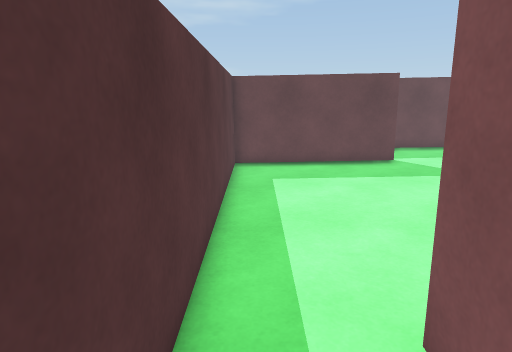
View 1 (above)

18 first-person views from a walk through a 3-D level made in the Unity game engine. The camera is 1.5 m above the floor, tilts 12° down and sees 75° across. The floor is counted in squares, 0.5 m on a side. Each view is taken from the middle of a square. On the plan, view 1 faces up. The plan holds only what a view shows up to about 20 squares ahead; the rest is blank.

View 2
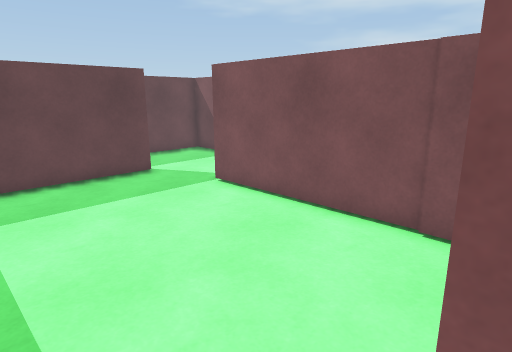

View 3
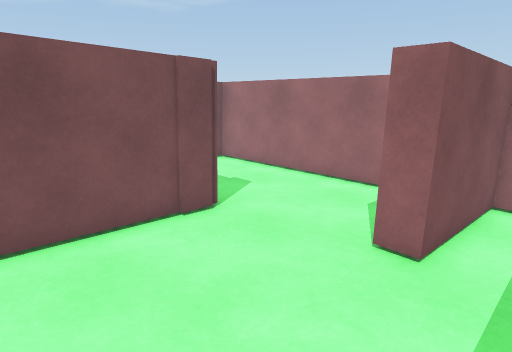

View 4
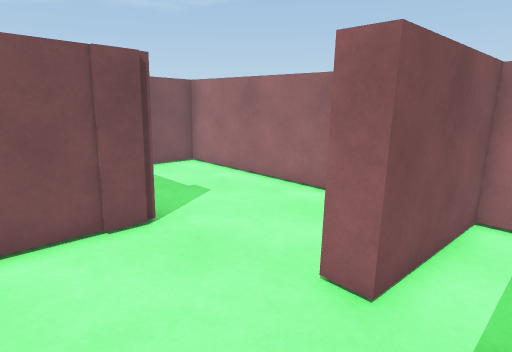

View 5
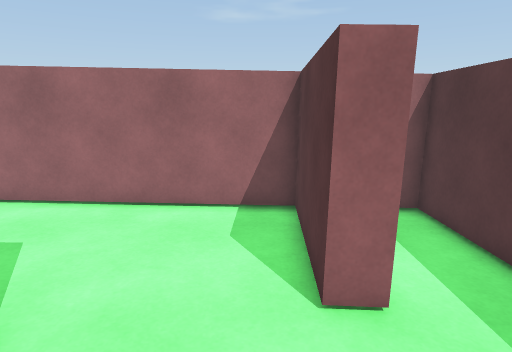

View 6
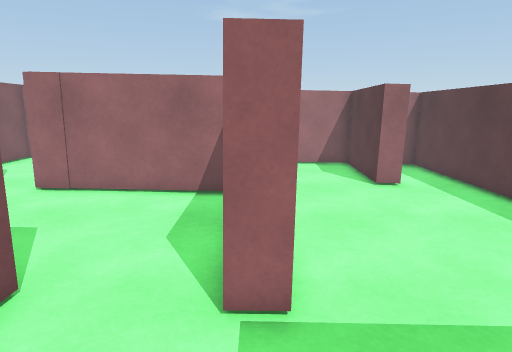

View 7
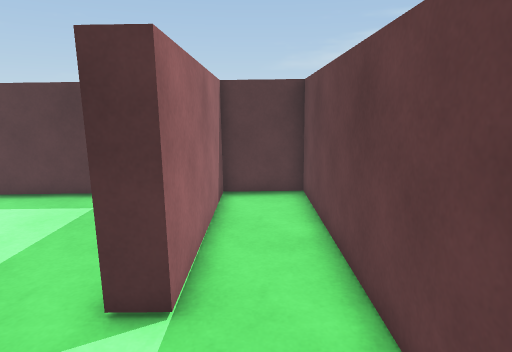

View 8
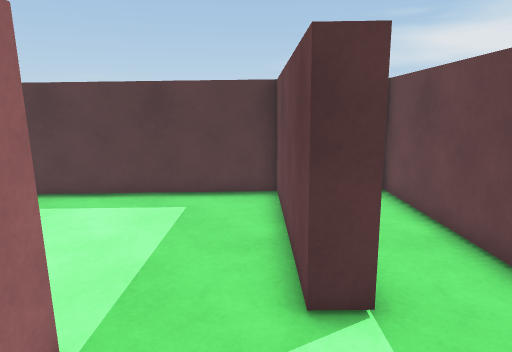

View 9
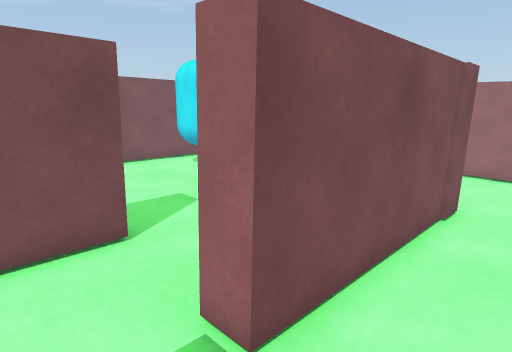

View 10
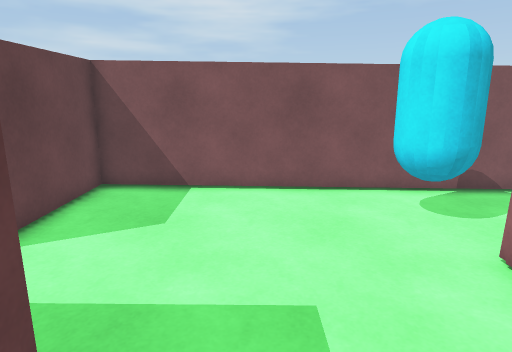

View 11
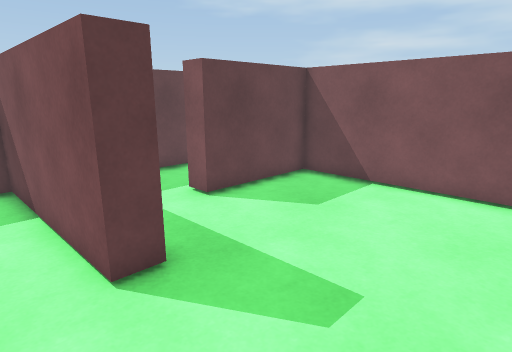

View 12
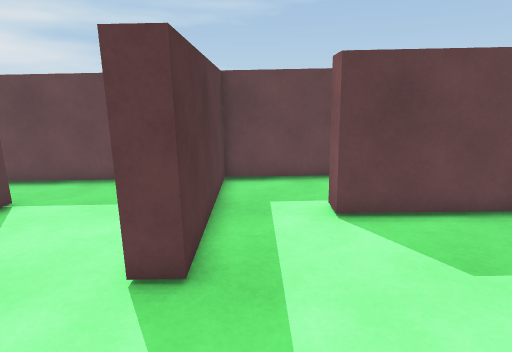

View 13
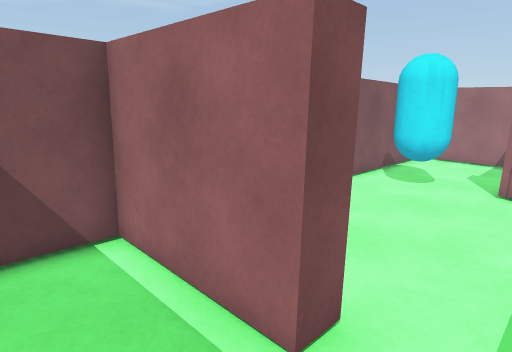

View 14
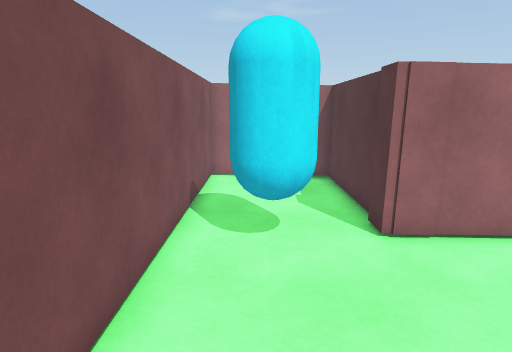

View 15
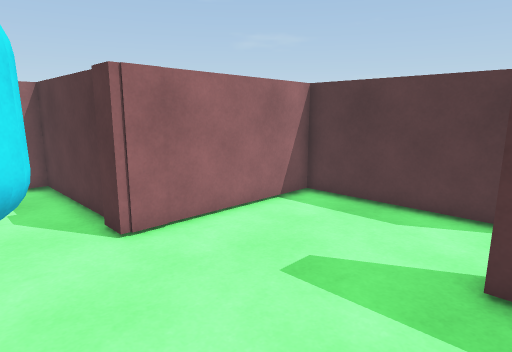

View 16
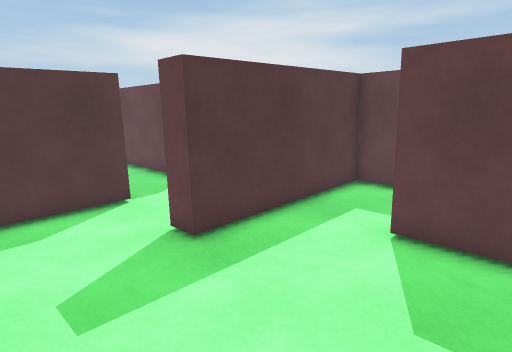

View 17
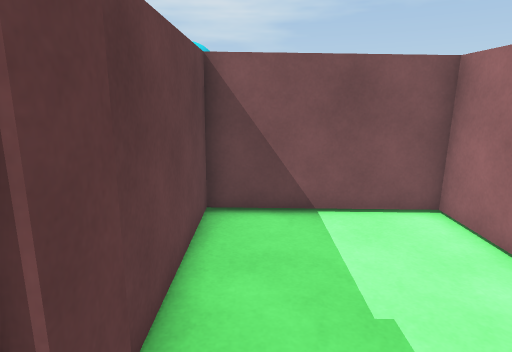

View 18
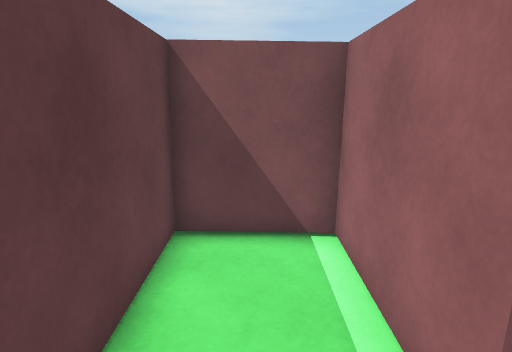

### Floor plan
Points are (right, up) in squares from view 1. A wall is a line through its corners. A room is listed if a view was taken in it or the views show most of it. See-through windows are left out.
Room 1 (views 1, 2, 3, 4, 5, 9)
walls: (7.5, 4.1) (7.4, 12.6); (6.5, 15.7) (-1, 15.8) (-1, -1.9) (1.7, -2) (2, 3.5) (2.9, 3.4)
ways out: opening at (6, 14) to room 2; opening at (5, 3.7) to room 5
Room 2 (views 6, 7, 8)
walls: (7.4, 12.6) (8.5, 12.6); (11.8, 12.1) (11.8, 19.8) (-1, 19.7) (-1, 16.8) (6.5, 16.7) (6.5, 15.7)
ways out: opening at (6, 14) to room 1; opening at (10, 12) to room 3
Room 3 (views 10, 11, 12, 14, 15, 16)
walls: (15.6, 3.7) (15.7, -2) (21, -2.1) (21, 15.2) (16, 15.2) (16.1, 16.2); (8.5, 12.6) (8.5, 5.3) (15.9, 5.3) (15.9, 4.3); (12.8, 16.6) (12.8, 12.1) (11.8, 12.1)
ways out: opening at (10, 12) to room 2; opening at (14.5, 15.5) to room 4
objects: cyan capsule (18, 5) to (20, 6)
Room 4 (views 13, 18)
walls: (16.1, 16.2) (21, 16.2) (21, 19.8) (12.8, 19.8) (12.8, 16.6)
ways out: opening at (14.5, 15.5) to room 3
Room 5 (view 17)
walls: (8.6, 4.1) (7.5, 4.1); (2.9, 3.4) (2.7, -2) (14.7, -2) (14.7, 4.3) (9, 4.3)
ways out: opening at (5, 3.7) to room 1

Positions as (right, up) in squares from view 1, and headings:
1: (0, 0), facing up
2: (0, 3), facing up-right
3: (0, 10), facing down-right
4: (0, 8), facing down-right
5: (4, 8), facing down
6: (8, 17), facing down
7: (11, 18), facing left
8: (11, 15), facing left
9: (5, 15), facing down-right
10: (10, 10), facing right
11: (10, 7), facing up-right
12: (14, 7), facing up
13: (14, 19), facing down-right
14: (19, 13), facing down
15: (19, 13), facing down-left
16: (19, 8), facing up-left
17: (6, 3), facing right
18: (14, 18), facing right
